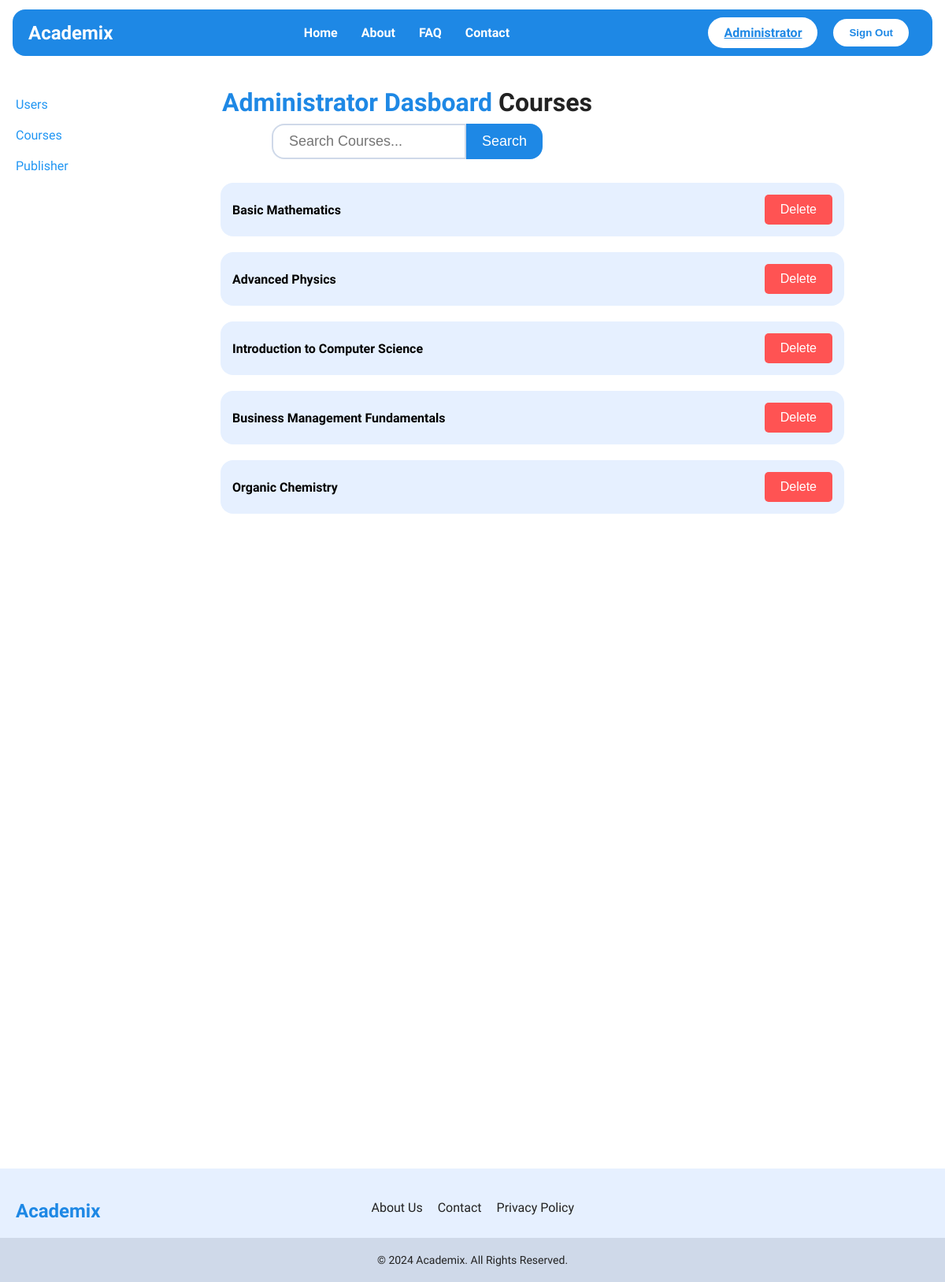
/admin/courses/index.php (signed in), run on the app's committed database.
### tables this page shows
CREATE TABLE course (
    course_id INT PRIMARY KEY AUTO_INCREMENT,
    course_name VARCHAR(255),
    level VARCHAR(50),
    thumbnail_url VARCHAR(255),
    description TEXT,
    published_date DATE,
    price DECIMAL(10, 2),
    duration INT,
    subject_id INT,
    remarks TEXT,
    status VARCHAR(50),
    reviewed_time DATETIME,
    reviewer_id INT,
    publish_time DATETIME,
    publisher_id INT,
    FOREIGN KEY (subject_id) REFERENCES subject(subject_id),
    FOREIGN KEY (reviewer_id) REFERENCES course_reviewer(reviewer_id),
    FOREIGN KEY (publisher_id) REFERENCES course_publisher(publisher_id)
);

### admin/courses/index.php (the view, shortened to what this page needs)
<!DOCTYPE html>
<head>
    <?php
    include "../../utils/db.php";
    $search_query = isset($_GET['search']) ? $conn->real_escape_string($_GET['search']) : '';
    if (!empty($search_query)) {
        $sql = "SELECT * FROM course WHERE course_name LIKE '%$search_query%'";
    } else {
        $sql = "SELECT * FROM course";
    }
    $result = $conn->query($sql);
    ?>
    <link rel="stylesheet" href="../../styles/global.css">
    <link rel="stylesheet" href="../../styles/components.css">
    <link rel="stylesheet" href="../../styles/admin.css">
    <link rel="stylesheet" href="../../styles/components/search-bar.css">
    <link rel="stylesheet" href="../../styles/components/loader.css">
</head>
<body>
    <?php
    include "../../components/header.php";
    ?>
    <div class="container">
        <nav class="sidebar">
            <ul>
                <li><a href="/admin/users">Users</a></li>
                <li><a href="/admin/courses">Courses</a></li>
                <li><a href="/admin/publishers">Publisher</a></li>
            </ul>
        </nav>
        <main>
            <h1 class="heading">
                Administrator Dasboard <span style="color: var(--app-text);">Courses</span>
            </h1>
            <form action="" method="GET" class="search-bar search-bar-margin">
                <input type="text" id="search-input" name="search" placeholder="Search Courses..." value="<?= $search_query ?>">
                <button id="search-button" type="submit">Search</button>
            </form>
            <div class="search-list" id="search-list">
                <?php if ($result->num_rows > 0): ?>
                    <?php while ($row = $result->fetch_assoc()): ?>
                        <div class='user-box'>
                            <div class='user-item'>
                                <div>
                                    <p class='user-title'><?= $row['course_name'] ?></p>
                                </div>
                                <div class='user-container'>
                                    <form action="delete.php" method="POST" class="delete-form" style="display:inline;">
                                        <button type="submit" class="delete">Delete</button>
                                    </form>
                                </div>
                            </div>
                        </div>
                    <?php endwhile; ?>
                <?php else: ?>
                    <p>No courses found for your search.</p>
                <?php endif; ?>
            </div>
        </main>
    </div>
    <?php
    include "../../components/footer.php";
    ?>
</body>
</html>

### styles/global.css (style rules this page uses)
body { margin: 0; font-family: 'Nunito Sans', system-ui, -apple-system, BlinkMacSystemFont, 'Segoe UI', Roboto, Oxygen, Ubuntu, Cantarell, 'Open Sans', 'Helvetica Neue', sans-serif; background-color: var(--app-bg); }
main { min-height: 80vh; padding: 20px; }

### styles/components.css (style rules this page uses)
.heading { color: var(--app-primary); margin: 0.5rem 0.75rem; }

### styles/admin.css (style rules this page uses)
* { margin: 0; padding: 0; box-sizing: border-box; }
.container { display: flex; }
.sidebar { width: 250px; background-color: var(--app-white); color: var(--app-primary); height: 175vh; padding: 20px; }
.sidebar ul { list-style: none; }
.sidebar ul li { margin: 20px 0; }
.sidebar ul li a { color: var(--app-secondary); text-decoration: none; }
.search-list { display: flex; flex-direction: column; width: 30vw; }
.user-box { margin: 10px; border-radius: 1rem; border: 0; width: 220%; background-color: var(--app-special); }
.user-item { font-weight: bold; display: flex; justify-content: space-between; align-items: center; padding: 15px; width: 100%; }
.user-container { display: flex; align-items: center; width: max-content; gap: 40px; height: 100%; justify-content: space-around; flex-direction: row; }
.delete { display: flex; background-color: var(--app-error); color: var(--app-white); border: none; padding: 10px 20px; text-align: center; text-decoration: none; font-size: 16px; cursor: pointer; border-radius: 5px; }

### styles/components/search-bar.css (style rules this page uses)
.search-bar { display: flex; width: 100%; display: flex; justify-content: center; }
.search-bar input { width: 50%; padding: 10px; padding-inline: 20px; border-radius: 1rem 0rem 0rem 1rem; border: 2px solid var(--app-mute); background-color: var(--app-white); font-size: large; }
#search-button { padding: 5px; cursor: pointer; background-color: var(--app-primary); color: var(--app-white); border: none; border-radius: 0rem 1rem 1rem 0rem; font-size: large; padding-inline: 20px; transition: var(--transition); }
.search-bar-margin { margin-bottom: 20px; }

### data on the page
course: course_name "Basic Mathematics"
course: course_name "Advanced Physics"
course: course_name "Introduction to Computer Science"
course: course_name "Business Management Fundamentals"
course: course_name "Organic Chemistry"

### other printed values
$auth_info[$role]['button'] "Administrator"
